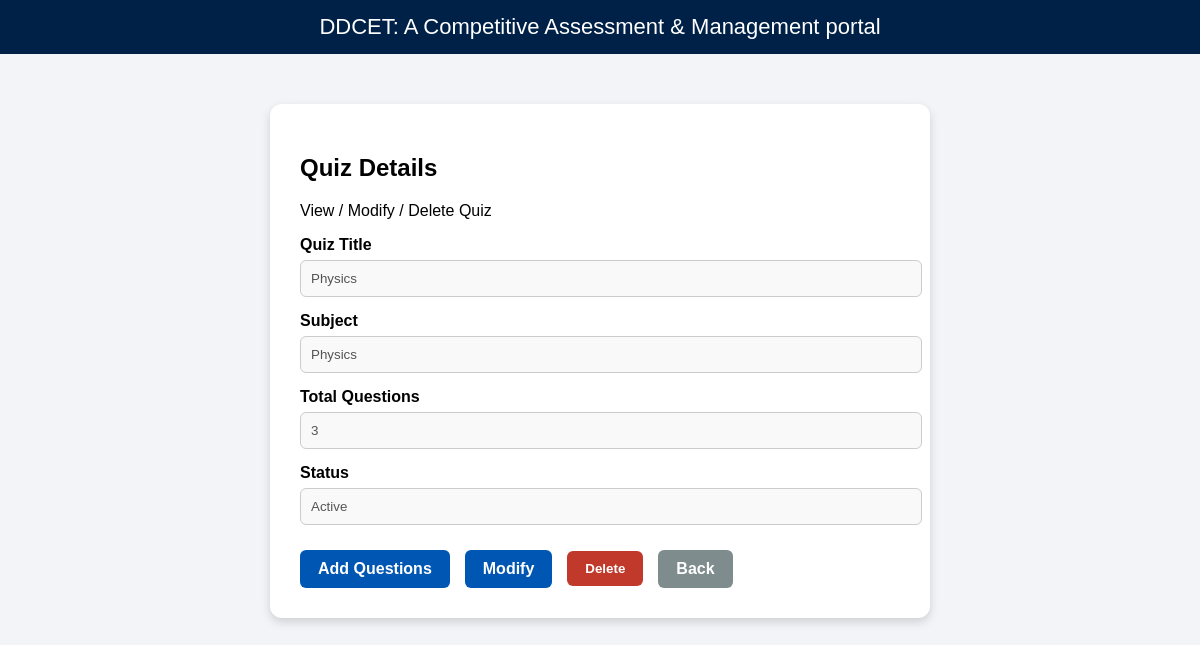
Screenshot of /view-quiz/3/ (signed in) with the database file from the repository.
### ddcetapp1/models.py (models this page shows, shortened)
class Quiz(models.Model):
    title = models.CharField(max_length=200)
    subject = models.CharField(max_length=100)
    total_questions = models.IntegerField()
    status = models.CharField(
        max_length=10,
        choices=(("Active", "Active"), ("Inactive", "Inactive")),
        default="Active"
    )

### ddcetapp1/views.py (the view)
# urls.py: path('view-quiz/<int:quiz_id>/', views.view_quiz, name='view_quiz'),
@login_required
def view_quiz(request, quiz_id):
    if not request.user.is_superuser:
        return redirect('login')
    quiz = get_object_or_404(Quiz, id=quiz_id)
    return render(request, 'view-quiz.html', {"quiz": quiz})

### ddcetapp1/templates/view-quiz.html (shortened to what this page needs)
{% load static %}
<!DOCTYPE html>
<html>
<head>
    <link rel="stylesheet" href="{% static 'css/view-quiz.css' %}">
    <link rel="stylesheet" href="{% static 'css/responsive.css' %}">
</head>
<body>
<header>DDCET: A Competitive Assessment & Management portal</header>
<div class="container">
    <h2>Quiz Details</h2>
    <p>View / Modify / Delete Quiz</p>
    <div class="field">
        <label>Quiz Title</label>
        <input type="text" value="{{ quiz.title }}" disabled>
    </div>
    <div class="field">
        <label>Subject</label>
        <input type="text" value="{{ quiz.subject }}" disabled>
    </div>
    <div class="field">
        <label>Total Questions</label>
        <input type="text" value="{{ quiz.total_questions }}" disabled>
    </div>
    <div class="field">
        <label>Status</label>
        <input type="text" value="{{ quiz.status }}" disabled>
    </div>
    <div class="actions">
        <a href="{% url 'add_questions' quiz.id %}" class="edit-btn">Add Questions</a>
        <a href="{% url 'modify_quiz' quiz.id %}" class="edit-btn">Modify</a>
        <form method="post" action="{% url 'delete_quiz' quiz.id %}">
            <button type="submit" class="delete-btn"
                    onclick="return confirm('Are you sure?')">
                Delete
            </button>
        </form>
        <a href="{% url 'admin_quizzes' %}" class="back-btn">Back</a>
    </div>
</div>
</body>
</html>

### ddcetapp1/static/css/view-quiz.css (style rules this page uses)
body { font-family: Poppins, sans-serif; background: #f2f4f8; margin: 0; }
header { background: #002147; color: white; padding: 14px; text-align: center; font-size: 22px; }
.container { background: white; width: 600px; margin: 50px auto; padding: 30px; border-radius: 12px; box-shadow: 0 4px 10px rgba(0,0,0,0.15); }
.field { margin-bottom: 15px; }
.field label { display: block; font-weight: 600; margin-bottom: 6px; }
.field input { width: 100%; padding: 10px; border-radius: 6px; border: 1px solid #ccc; background: #f9f9f9; }
.actions { margin-top: 25px; display: flex; gap: 15px; align-items: center; }
.edit-btn { background: #0056b3; color: white; padding: 10px 18px; border-radius: 6px; text-decoration: none; font-weight: 600; }
.delete-btn { background: #c0392b; color: white; padding: 10px 18px; border-radius: 6px; border: none; font-weight: 600; cursor: pointer; }
.back-btn { background: #7f8c8d; color: white; padding: 10px 18px; border-radius: 6px; text-decoration: none; font-weight: 600; }

### rows the page displays
Quiz: title "Physics", subject "Physics", total_questions "3", status "Active"
